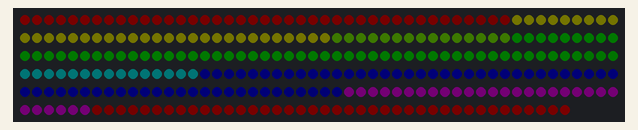
Simulated run of this program. Board: ESP32. Shown: 296 RGB LEDs in strip order, left to right, continuing on the next row. Dim RGB values are drawn brighter than linear; WiFi joins after 1.5 s; servers stay silent unless stated; what the program prints to the serial monitor is not drawn.

Above: at 2.18 s.
At 4.66 s:
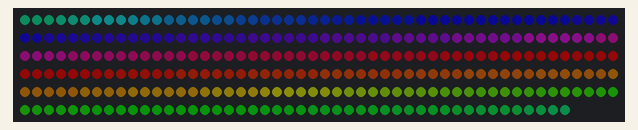
At 10.24 s:
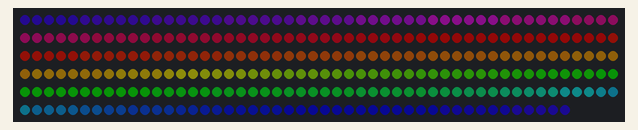
At 20.16 s:
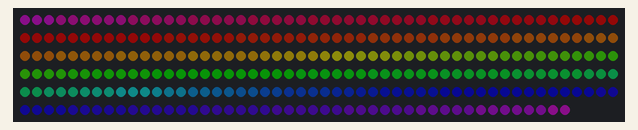
At 28.53 s:
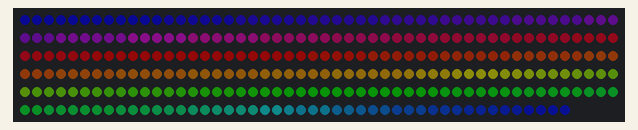
At 39.37 s:
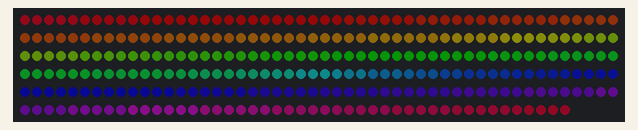

The program:

main.cpp
```cpp
// #include "../lib/files/config.h"
// #include "../lib/files/led_effects.h"
// #include "../lib/files/network.h"
#include "config.h"
#include "led_effects.h"
#include "network.h"

void setup() {
    Serial.begin(115200);

    // WiFi Configuration
    if (!WiFi.config(local_IP, gateway, subnet)) {
        Serial.println("Failed to configure static IP");
    }

    WiFi.begin(ssid, password);
    while (WiFi.status() != WL_CONNECTED) {
        delay(1000);
        Serial.println("Connecting to WiFi...");
    }

    Serial.print("Connected to WiFi with IP ");
    Serial.println(WiFi.localIP());

    // mDNS Configuration
    if (!MDNS.begin("colormusicesp32")) {  // Domain will be esp32.local
        Serial.println("Error starting mDNS");
    } else {
        Serial.println("mDNS responder started: colormusicesp32.local");
    }

    // WebSocket Configuration
    webSocket.begin();
    webSocket.onEvent(webSocketEvent);
    Serial.println("WebSocket server started.");

    // UDP Configuration
    udp.begin(localUdpPort);
    Serial.printf("Now listening for UDP packets on port %d\n", localUdpPort);

    // OTA Configuration
    setupOTA();

    // LED Strip Configuration
    FastLED.addLeds<WS2812B, LED_PIN, GRB>(leds, NUM_LEDS);
    FastLED.clear();
    FastLED.setBrightness(brightness);
    Serial.println("Strip started.");

    // Initialize color states
    for(int i = 0; i < 3; i++) {
        zoneColors[i].currentColor = CRGB::Black;
        zoneColors[i].targetColor = CRGB::Black;
        zoneColors[i].brightness = 0;
    }

    singleZoneColor.currentColor = CRGB::Black;
    singleZoneColor.targetColor = CRGB::Black;
    singleZoneColor.brightness = 0;
}

void loop() {
    // Handle OTA requests
    ArduinoOTA.handle();

    // Handle network events
    webSocket.loop();
    handleUdpData();

    // Handle LED effects
    switch (currentMode) {
        case STATIC:
            showStaticColor(staticColor);
            break;
        case RAINBOW_wave:
            rainbowWave();
            break;
        case FLICKER_color:
            flickerColor();
            break;
        case STROBE_mode:
            strobeMode();
            break;
        case SINGLE_ZONE_freq:
            singleZoneFrequencyVisualization();
            break;
        case THREE_ZONE_freq:
            threeZoneFrequencyVisualization();
            break;
        case FIVE_ZONE_freq:
            fiveZoneFrequencyVisualization();
            break;
        case CENTER_DROP_eff:
            centerDropEffect();
            break;
        case CENTER_LINE_eff:
            centerLineEffect();
            break;
        case RAINBOW_LINE_eff:
            rainbowLineEffect();
            break;
        default:
            break;
    }

    FastLED.show();
}
```
